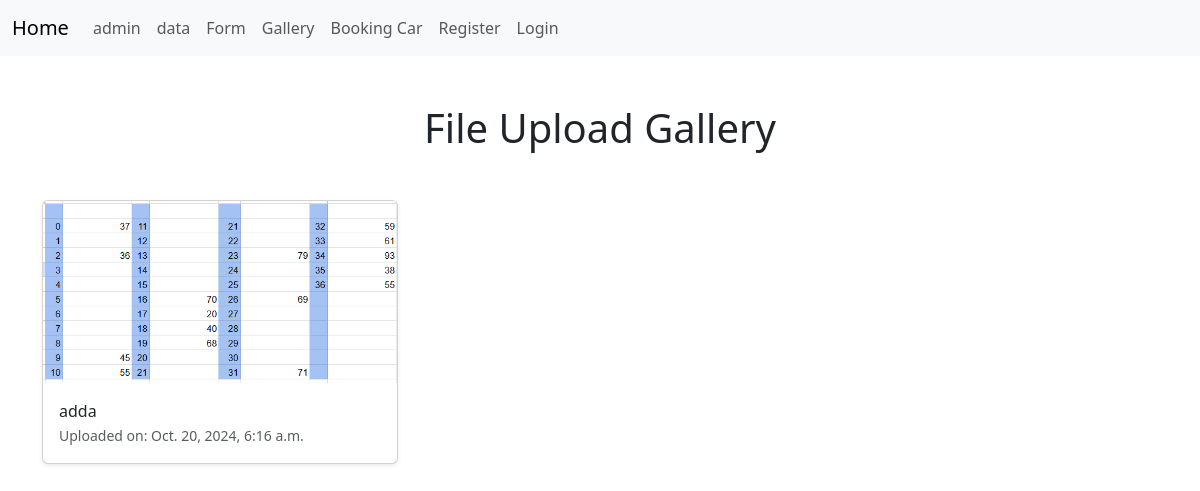
/uploadList/, run on the app's committed database.
### Test/models.py (models this page shows)
class UploadedFile(models.Model):
    file = models.ImageField(upload_to='uploads/')
    uploaded_at = models.DateTimeField(auto_now_add=True)
    text = models.TextField(null=True, max_length=500)

### Test/views.py (the view)
# urls.py: path('uploadList/', views.uploadList, name='upload_list'),
def uploadList(request):
    upload_file = UploadedFile.objects.all()
    context = {"upload_file": upload_file}
    return render(request, 'upload_list.html', context)

### Test/templates/upload_list.html (shortened to what this page needs)
<!DOCTYPE html>
<html lang="en">
<head>
    <link href="https://cdn.jsdelivr.net/npm/bootstrap@5.3.0-alpha1/dist/css/bootstrap.min.css" rel="stylesheet">
</head>
<body>
    {% include "components/base.html" %}
    {% block content %}
    <div class="container py-5">
        <h1 class="text-center mb-5">File Upload Gallery</h1>
        <div class="row row-cols-1 row-cols-md-2 row-cols-lg-3 g-4">
            {% for files in upload_file %}
            <div class="col">
                <div class="card h-100 shadow-sm">
                    <img src="{{ files.file.url }}" class="card-img-top" alt="Uploaded file" data-bs-toggle="modal" data-bs-target="#imageModal{{ forloop.counter }}">
                    <div class="card-body">
                        {{ files.text }}
                        <p class="card-text"><small class="text-muted">Uploaded on: {{ files.uploaded_at }}</small></p>
                    </div>
                </div>
            </div>
            {% endfor %}
        </div>
    </div>
    {% endblock %}
</body>
</html>

### Test/templates/upload_list.html (style rules this page uses)
.card-img-top { cursor: pointer; transition: opacity 0.3s; }

### data on the page
UploadedFile: file (picture), text "adda", uploaded_at "Oct. 20, 2024, 6:16 a.m."
